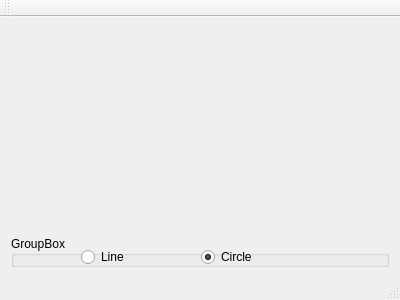
<?xml version="1.0" encoding="UTF-8"?>
<ui version="4.0">
 <class>MainWindow</class>
 <widget class="QMainWindow" name="MainWindow">
  <property name="geometry">
   <rect>
    <x>0</x>
    <y>0</y>
    <width>400</width>
    <height>300</height>
   </rect>
  </property>
  <property name="windowTitle">
   <string>MainWindow</string>
  </property>
  <widget class="QWidget" name="centralWidget">
   <layout class="QVBoxLayout" name="verticalLayout">
    <item>
     <widget class="QWidget" name="wCanvas" native="true">
      <property name="sizePolicy">
       <sizepolicy hsizetype="Preferred" vsizetype="MinimumExpanding">
        <horstretch>0</horstretch>
        <verstretch>0</verstretch>
       </sizepolicy>
      </property>
     </widget>
    </item>
    <item>
     <widget class="QGroupBox" name="gbRadio">
      <property name="title">
       <string>GroupBox</string>
      </property>
      <widget class="QRadioButton" name="rbLine">
       <property name="geometry">
        <rect>
         <x>70</x>
         <y>10</y>
         <width>101</width>
         <height>22</height>
        </rect>
       </property>
       <property name="text">
        <string>Line</string>
       </property>
       <property name="checked">
        <bool>false</bool>
       </property>
      </widget>
      <widget class="QRadioButton" name="rbCircle">
       <property name="geometry">
        <rect>
         <x>190</x>
         <y>10</y>
         <width>101</width>
         <height>22</height>
        </rect>
       </property>
       <property name="text">
        <string>Circle</string>
       </property>
       <property name="checked">
        <bool>true</bool>
       </property>
      </widget>
     </widget>
    </item>
   </layout>
  </widget>
  <widget class="QMenuBar" name="menuBar">
   <property name="geometry">
    <rect>
     <x>0</x>
     <y>0</y>
     <width>400</width>
     <height>27</height>
    </rect>
   </property>
  </widget>
  <widget class="QToolBar" name="mainToolBar">
   <attribute name="toolBarArea">
    <enum>TopToolBarArea</enum>
   </attribute>
   <attribute name="toolBarBreak">
    <bool>false</bool>
   </attribute>
  </widget>
  <widget class="QStatusBar" name="statusBar"/>
 </widget>
 <layoutdefault spacing="6" margin="11"/>
 <resources/>
 <connections/>
</ui>
